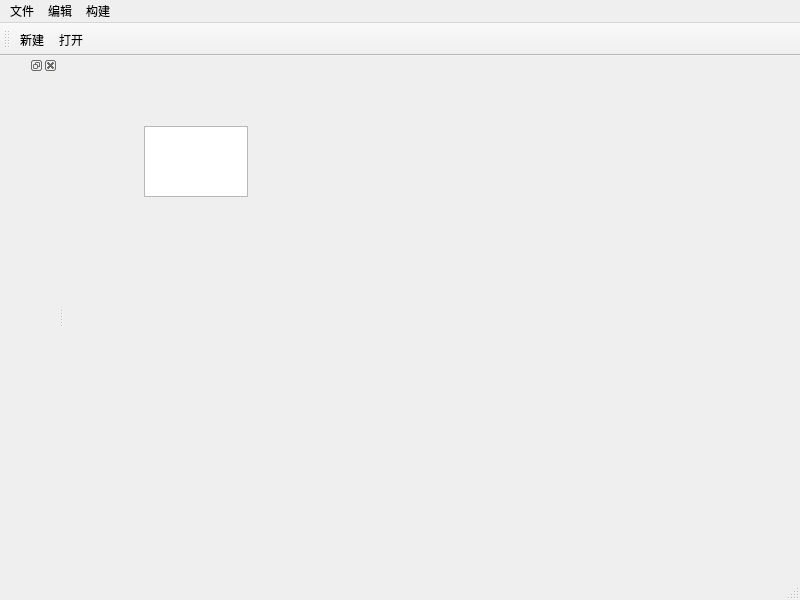
<?xml version="1.0" encoding="UTF-8"?>
<ui version="4.0">
 <class>MainWindow</class>
 <widget class="QMainWindow" name="MainWindow">
  <property name="geometry">
   <rect>
    <x>0</x>
    <y>0</y>
    <width>800</width>
    <height>600</height>
   </rect>
  </property>
  <property name="windowTitle">
   <string>MainWindow</string>
  </property>
  <widget class="QWidget" name="centralwidget">
   <widget class="QTextEdit" name="textEdit">
    <property name="geometry">
     <rect>
      <x>80</x>
      <y>70</y>
      <width>104</width>
      <height>71</height>
     </rect>
    </property>
   </widget>
  </widget>
  <widget class="QMenuBar" name="menubar">
   <property name="geometry">
    <rect>
     <x>0</x>
     <y>0</y>
     <width>800</width>
     <height>21</height>
    </rect>
   </property>
   <widget class="QMenu" name="menu">
    <property name="title">
     <string>文件</string>
    </property>
    <addaction name="actionnew1"/>
    <addaction name="separator"/>
    <addaction name="actionopen"/>
   </widget>
   <widget class="QMenu" name="menu_2">
    <property name="title">
     <string>编辑</string>
    </property>
   </widget>
   <widget class="QMenu" name="menu_3">
    <property name="title">
     <string>构建</string>
    </property>
   </widget>
   <addaction name="menu"/>
   <addaction name="menu_2"/>
   <addaction name="menu_3"/>
  </widget>
  <widget class="QStatusBar" name="statusbar"/>
  <widget class="QToolBar" name="toolBar">
   <property name="windowTitle">
    <string>toolBar</string>
   </property>
   <attribute name="toolBarArea">
    <enum>TopToolBarArea</enum>
   </attribute>
   <attribute name="toolBarBreak">
    <bool>false</bool>
   </attribute>
   <addaction name="actionnew1"/>
   <addaction name="actionopen"/>
  </widget>
  <widget class="QDockWidget" name="dockWidget">
   <attribute name="dockWidgetArea">
    <number>1</number>
   </attribute>
   <widget class="QWidget" name="dockWidgetContents"/>
  </widget>
  <action name="actionopen">
   <property name="text">
    <string>打开</string>
   </property>
  </action>
  <action name="actionnew1">
   <property name="text">
    <string>新建</string>
   </property>
  </action>
 </widget>
 <resources/>
 <connections/>
</ui>
